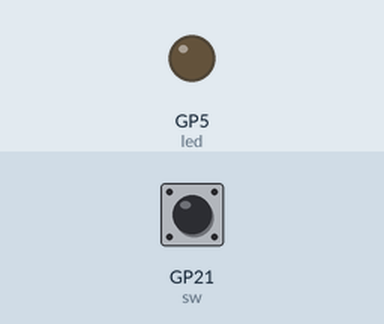
Recording of a program running on a simulated Raspberry Pi Pico running MicroPython. On the bench: output pins drawn as LEDs (lit = HIGH). Inputs (shaded band) come from the test bench; at power-on: GP21 (sw) HIGH.

Above: at 1.2 s.
1.3 s: GP21 (sw) pulled LOW for 0.15 s
At 1.37 s:
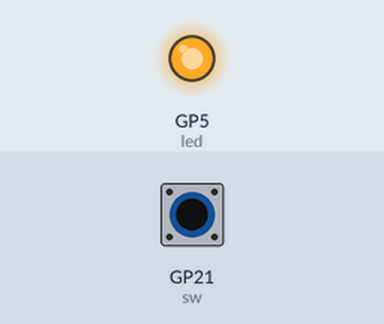
2.9 s: GP21 (sw) pulled LOW for 3.2 s
At 7.1 s:
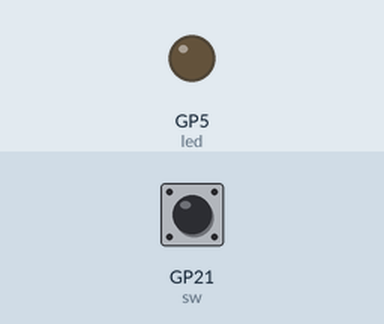
Timing chart, 0 to 8.6 s (numbered marks = the images above; inputs shaded):
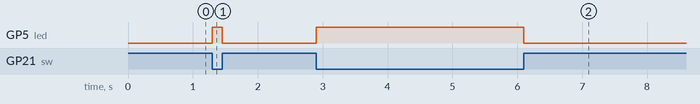

Measured:
- after the input at 1.3 s, GP5 (led): LOW → HIGH at once, → LOW 0.15 s later
- after the input at 2.9 s, GP5 (led): LOW → HIGH at once, → LOW 3.2 s later

The program:

switch-led.py
```python
from machine import Pin
import time

SW_PIN = 'GP21'

LED_PIN = 'GP5'

led = machine.Pin(LED_PIN, machine.Pin.OUT)

sw = Pin(SW_PIN, Pin.IN, Pin.PULL_UP)

while True:
    if sw.value():
        led.value(0)
    else:
        led.value(1)
```
